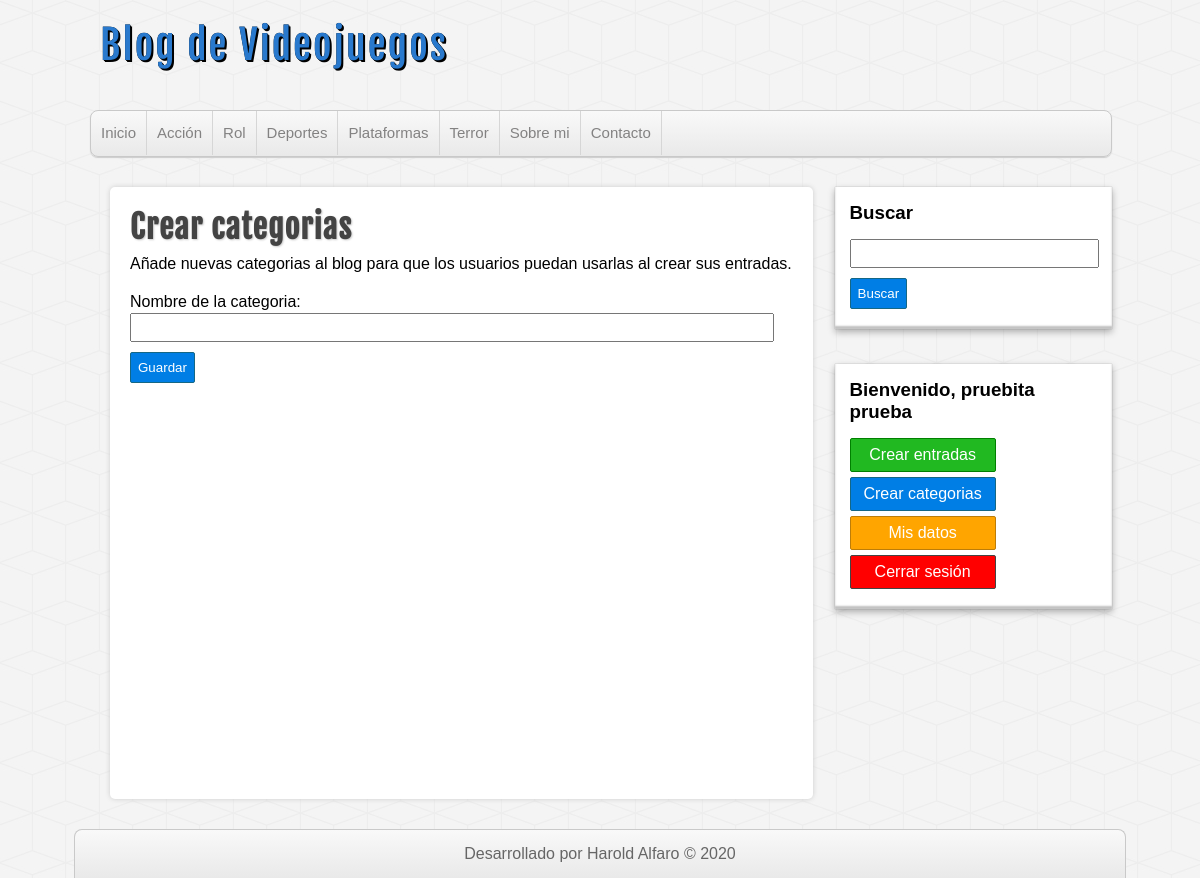
The app's page /crear-categoria.php (signed in) with its own data.
### tables this page shows
CREATE TABLE `categorias` (
  `id` int(255) NOT NULL,
  `nombre` varchar(100) DEFAULT NULL
);

### includes/helpers.php (called while the page is built, shortened)
<?php
    function listarCategoria($conexion){
        $sql = "SELECT * FROM categorias ORDER BY id ASC";
        $categorias = mysqli_query($conexion,$sql);
        $nombres = array();
        if ($categorias && (mysqli_num_rows($categorias)>=1)) {
            $nombres = $categorias;
        }
        return $nombres;
    }
?>

### includes/cabecera.php (the view, shortened to what this page needs)
<?php require_once 'conexion.php'; ?>
<?php require_once 'helpers.php'; ?>
<!DOCTYPE html>
<html lang="es">
<head>
    <link rel="stylesheet" text="text/css" href="./assets/css/style.css">
</head>
<body>
    <header id="cabecera">
        <div id="logo">
            <a href="index.php">Blog de Videojuegos</a>
        </div>
        <nav id="menu">
            <ul>
                <li><a href="index.php">Inicio</a></li>
                <?php $categorias = listarCategoria($db); ?>
                <?php while ($categoria = mysqli_fetch_assoc($categorias)) : ?>
                   <?php echo "<li><a href='categoria.php?id=".$categoria['id']."'>".$categoria['nombre']."</a></li>" ?>
                <?php endwhile; ?>
                <li><a href="index.php">Sobre mi</a></li>
                <li><a href="index.php">Contacto</a></li>
            </ul>
        </nav>
    </header>
    <div id="contenedor">

### assets/css/style.css (style rules this page uses)
* { margin: 0px; padding: 0px; font-family: sans-serif, Helvetica, Arial; text-decoration: none; }
body { background: url(../img/cubes.png) #F4F4F4; }
#cabecera { width: 85%; height: auto; background: transparent; margin: 0px auto; }
#logo { float:left; width: 540px; height: 110px; }
#logo a { font-family: "fajala", Helvetica; font-size: 40px; letter-spacing: 2px; color: #2979CD; text-shadow: 0px 0px 0px black, 1px 1px 0px black, 2px 2px 0px black; transition: all 500ms; line-height: 90px; margin-left: 10px; }
#menu { clear: both; width: 100%; height: 45px; background: linear-gradient(to bottom, #f9f9f9 0px, #e9e9e9 100%); border: 1px solid #C9C9C9; border-radius: 8px; box-shadow: 0px 1px 1px #ccc; overflow: hidden; }
#menu ul { list-style: none; }
#menu ul li { float: left; line-height: 44px; border-right: 1px solid #D6D6D6; }
#menu ul li a { display: block; padding-left: 10px; padding-right: 10px; font-size: 15px; color: #838282; }
#contenedor { width: 85%; height: auto; margin: 0px auto; margin-top: 30px; margin-bottom: 30px; }

### records on screen
categorias: nombre "Acción"
categorias: nombre "Rol"
categorias: nombre "Deportes"
categorias: nombre "Plataformas"
categorias: nombre "Terror"

### other values on screen
$_SESSION['verificado']['nombre'] "pruebita"
$_SESSION['verificado']['apellidos'] "prueba"
